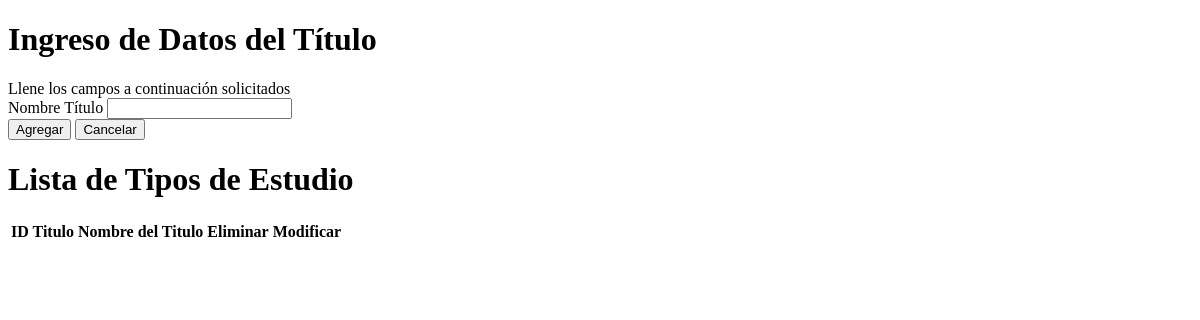
The app's page /pages/recursos_humanos/Titulo.php, older data.
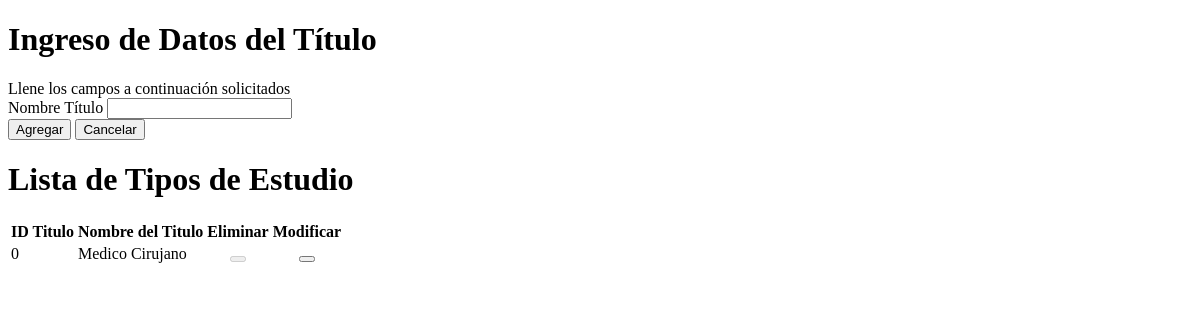
The same page, newer data.
### tables this page shows
CREATE TABLE IF NOT EXISTS `titulo` (
  `id_titulo` int(11) NOT NULL,
  `titulo` varchar(20) NOT NULL
);

### Datos/cargarTitulos.php (the view, shortened to what this page needs)
<?php
 $pame = mysql_query("SELECT * FROM titulo");
?>
<html lang="es">
<head>
</head>
<body>
    <div class="row">
        <div class="col-lg-12">
            <h1 class="page-header">Lista de Tipos de Estudio</h1>
        </div>
    </div>
    <div class="table-responsive">
        <table class="table table-bordered table-hover table-striped">
            <thead>
        <tr>
            <th><strong>ID Titulo</strong></th>
            <th><strong>Nombre del Titulo</strong></th>
            <th><strong>Eliminar</strong></th>
            <th><strong>Modificar</strong></th>
        </tr>
            </thead>
      <tbody>
        <?php
        while ($row = mysql_fetch_array($pame)) {
            $id = $row['id_titulo'];
         ?>
          <tr>
                  <td id="id4"><?php echo $id ?></td>
                  <td><div class="text" id="ntitulo-<?php echo $id ?>"><?php echo $row['titulo'] ?></div></td>
<?php
   if($_SESSION['rol_ID'] != 100){
           echo'       <td>
          <center>
              <button class="elimina btn btn-danger glyphicon glyphicon-trash" disabled="TRUE"></button>
          </center>
            </td> ';
   }  else {
         echo'       <td>
          <center>
              <button class="elimina btn btn-danger glyphicon glyphicon-trash"></button>
          </center>
            </td> ';
   }
?>
            <td>
            <center>
                <button   type="button"  id="editar" href="#" class="editarb btn btn-primary glyphicon glyphicon-edit" >
                </button>
            </center>
            </td>
    </tr>
   <?php } ?>
 </tbody>
    </table>
    </div>
</body>
</html>

Row changes from the older to the newer data that the page shows:
added titulo: id_titulo "0", titulo "Medico Cirujano"
